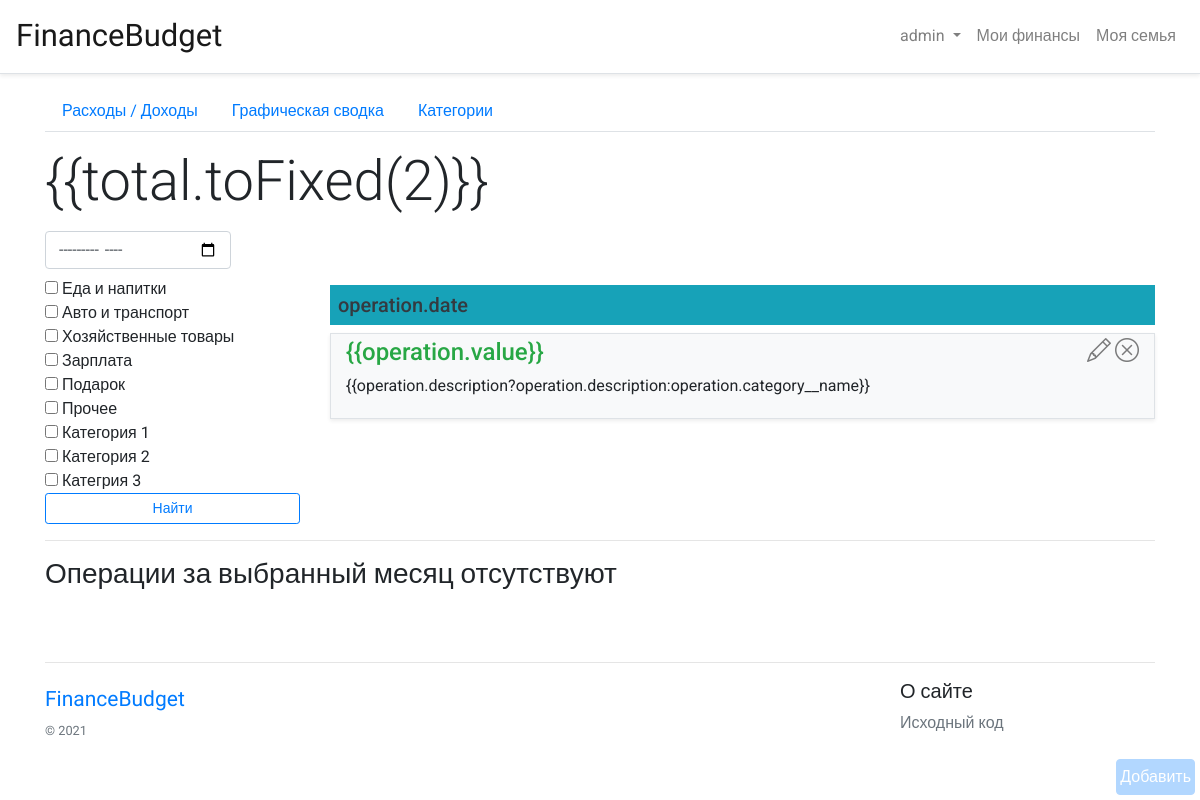
The app's page /operation/js/ (signed in), older data.
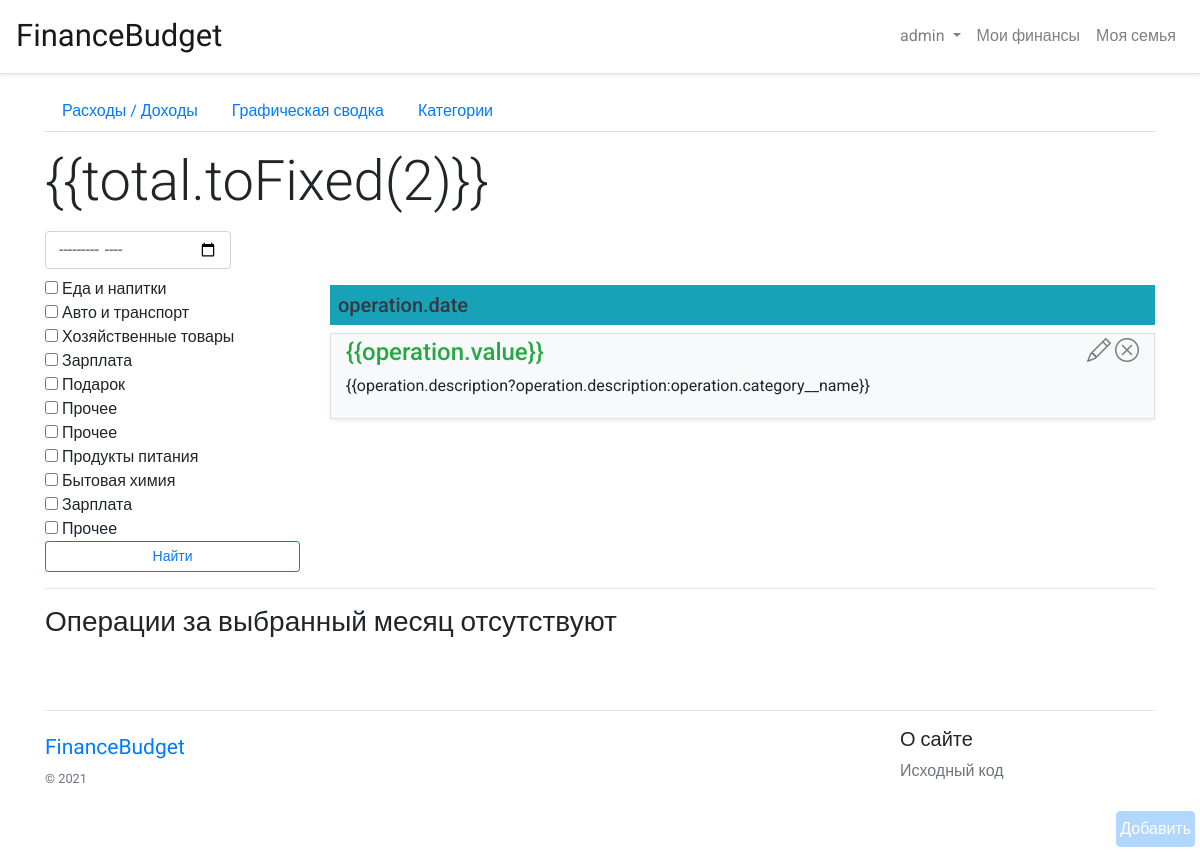
The same page, newer data.
### budget/models.py (models this page shows, shortened)
class Category(models.Model):
    name = models.CharField(max_length=32, verbose_name="Категория")
    user = models.ForeignKey(User, blank=True, null=True, on_delete=models.CASCADE)
    type_pay = models.PositiveSmallIntegerField(choices=((0, 'Расход'), (1, 'Доход')), default=0)

### budget/views.py (the view)
# urls.py: path('operation/js/', OperationView.as_view()),
class OperationView(LoginRequiredMixin, TemplateView):
    login_url = reverse_lazy('a-login')
    template_name = 'budget/list_operation_js.html'
    def get_context_data(self, **kwargs):
        context = super().get_context_data(**kwargs)
        categories = Category.objects.filter(Q(user_id=None) | Q(user_id=self.request.user.id)).values('id', 'name')
        context.update({'categories': categories})
        return context

### budget/context_processors.py (called while the page is built)
def link_of_my_finance(request):
    return {'link_myfinance':
                [reverse_lazy('b-list-operation'),
                 reverse_lazy('b-chart'),
                 reverse_lazy('b-category')]
            }

def link_of_my_family(request):
    return {'link_myfamily':
                [reverse_lazy('b-family'),
                 reverse_lazy('b-family-operation'),
                 reverse_lazy('b-family-chart'),
                 ]
            }

### budget/templatetags/budgettags.py (called while the page is built)
@register.simple_tag(name='form')
def form_finance(*args):
    form = OperationForm()
    return form

### budget/templates/budget/list_operation_js.html (shortened to what this page needs)
{% extends 'base.html' %}
{% block content %}
{% include 'budget/include/operation_tabs.html' %}
{% verbatim %}
<div id="app-operations">
    <div class="d-flex">
        <span class="display-4 my-3" v-bind:class="{'text-success': total>0, 'text-danger':total<0}">{{total.toFixed(2)}}</span>
    </div>
    <div class="d-flex align-items-center">
        <div class="">
            <input
                    type="month"
                    v-model="current_month"
                    v-on:change="month_changed()"
                    class="form-control"
                    onchange="">
        </div>
    </div>
    <div class="row mt-2">
        <div class="col-md-3">
            {% endverbatim %}
            <form method="get">
                {% for category in categories %}
                    <li style="list-style-type: none; padding-left: 0;">
                        <input type="checkbox" name="category" value="{{category.id}}" id="category{{category.id}}">
                        <label class="m-0" for="category{{category.id}}">{{category.name}}</label>
                    </li>
                {% endfor %}
                <input type="submit" value="Найти" class="btn btn-block btn-sm btn-outline-primary">
            </form>
            {% verbatim %}
        </div>
        <div class="col-md-9">
            <h5 class="bg-info p-2 text-dark my-2">operation.date</h5>
            <div v-for="(operation, index) in operations">
                <div class="shadow-sm mt-2 bg-light div-hover border">
                    <div class="container py-1">
                        <a class="close" v-on:click="delete_operation(operation.id, index)">
                            <i class="bi bi-x-circle red-hover"></i></a>
                        <a class="close mr-1">
                            <i class="bi bi-pencil"></i></a>
                        <h4 class="text-success"
                            v-bind:class="[operation.category__type_pay ? 'text-success' : 'text-danger',]">
                            {{operation.value}}
                        </h4>
                        <p>{{operation.description?operation.description:operation.category__name}}</p>
                    </div>
                </div>
            </div>
        </div>
    </div>
    <div v-if="!operations.length">
        <hr>
        <h3 class="font-weight-light">Операции за выбранный месяц отсутствуют</h3>
    </div>
</div>
{% endverbatim %}
{% endblock content%}

Row changes from the older to the newer data that the page shows:
removed Category: name "Категория 1"
removed Category: name "Категория 2"
removed Category: name "Категрия 3"
added Category: name "Прочее"
added Category: name "Продукты питания"
added Category: name "Бытовая химия"
added Category: name "Зарплата"
added Category: name "Прочее"
